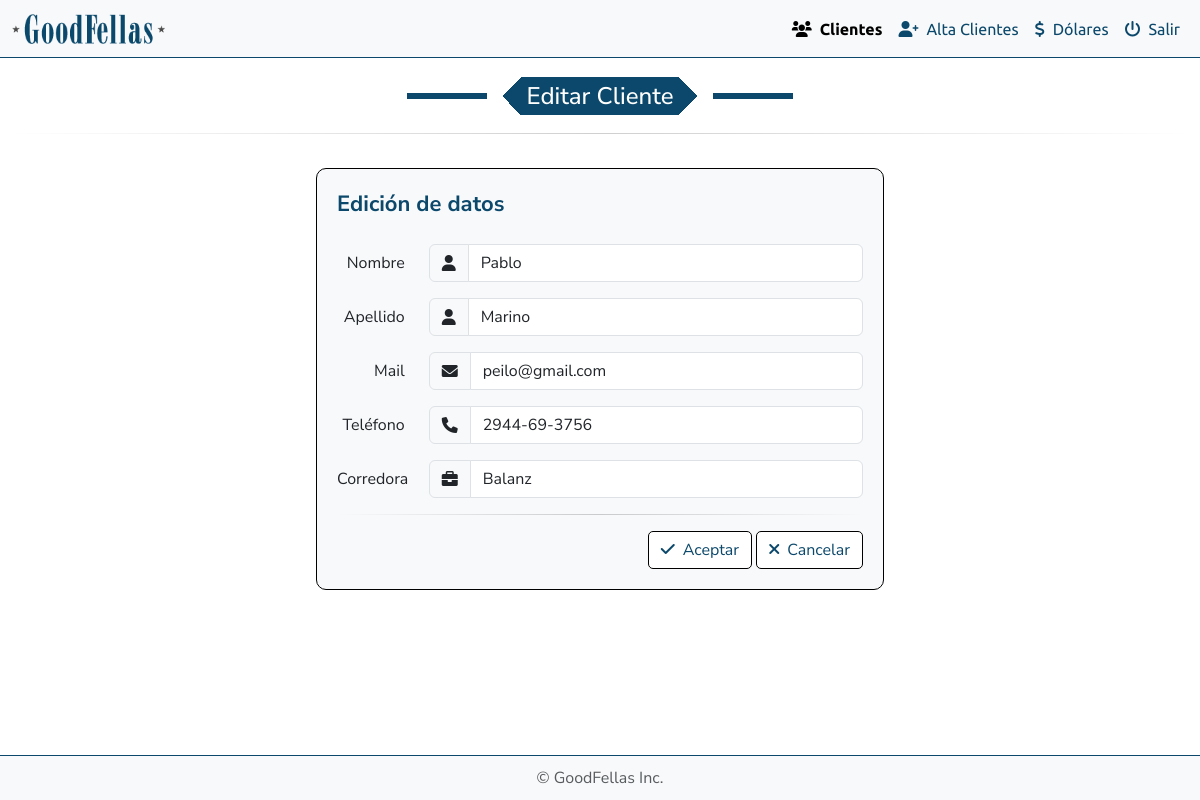
The app's page /funciones/editar_cliente.php with its own data.
### tables this page shows
CREATE TABLE `clientes` (
  `email` varchar(100) NOT NULL,
  `password` varchar(255) NOT NULL,
  `nombre` varchar(50) NOT NULL,
  `apellido` varchar(50) NOT NULL,
  `telefono` varchar(20) DEFAULT NULL,
  `corredora` varchar(100) DEFAULT NULL,
  `url` varchar(255) DEFAULT NULL,
  `cliente_id` int(11) NOT NULL
);

### public_html/funciones/editar_cliente.php (the view, shortened to what this page needs)
<?php
require_once '../../config/config.php';
$cliente_id = isset($_GET['cliente_id']) ? $_GET['cliente_id'] : 1;
if ($_SERVER["REQUEST_METHOD"] == "POST") {
    $nombre = $_POST['nombre'];
    $apellido = $_POST['apellido'];
    $email = $_POST['mail'];
    $telefono = $_POST['telefono'];
    $corredora = $_POST['corredora'];
    $sql = "UPDATE clientes SET nombre = ?, apellido = ?, email = ?, telefono = ?, corredora = ? WHERE cliente_id = ?";
    $stmt = $conn->prepare($sql);
    $stmt->bind_param("sssssi", $nombre, $apellido, $email, $telefono, $corredora, $cliente_id);
    if ($stmt->execute()) {
        header("Location: ../backend/lista_clientes.php");
        exit();
    } else {
        echo "Error al actualizar el registro: " . $conn->error;
    }
    $stmt->close();
} else {
    $sql = "SELECT nombre, apellido, email, telefono, corredora FROM clientes WHERE cliente_id = ?";
    $stmt = $conn->prepare($sql);
    $stmt->bind_param("i", $cliente_id);
    $stmt->execute();
    $stmt->bind_result($nombre, $apellido, $email, $telefono, $corredora);
}
?>
<!DOCTYPE html>
<html lang="es">
<head>
    <link rel="stylesheet" href="https://cdn.jsdelivr.net/npm/bootstrap@5.3.0-alpha3/dist/css/bootstrap.min.css">
    <link rel="stylesheet" href="https://cdnjs.cloudflare.com/ajax/libs/bootstrap-icons/1.10.3/font/bootstrap-icons.min.css">
    <link rel="stylesheet" href="https://cdnjs.cloudflare.com/ajax/libs/font-awesome/6.0.0-beta3/css/all.min.css">
    <link rel="stylesheet" href="../css/style.css">
</head>
<body>
    <nav class="navbar navbar-expand-lg navbar-light bg-light fixed-top">
        <div class="container-fluid">
            <a class="navbar-brand" href="#">
                <img src="../img/logo.png" alt="Logo" title="GoodFellas" />
            </a>
            <div class="collapse navbar-collapse" id="navbarNavDropdown">
                <ul class="navbar-nav ms-auto">
                    <li class="nav-item">
                        <a class="nav-link active" href="../backend/lista_clientes.php"><i class="fa-solid fa-users me-2"></i>Clientes
                        </a>
                    </li>
                    <li class="nav-item">
                        <a class="nav-link" href="../backend/alta_clientes.php"><i class="fa-solid fa-user-plus me-2"></i>Alta Clientes
                        </a>
                    </li>
                    <li class="nav-item">
                        <a class="nav-link" href="../backend/dolares.php"><i class="fa-solid fa-dollar-sign me-2"></i>Dólares</a>
                    </li>
                    <li class="nav-item">
                        <a class="nav-link" href="../logout.php"><i class="fa-solid fa-power-off me-2"></i>Salir
                        </a>
                    </li>
                </ul>
            </div>
        </div>
    </nav>
    <div class="row mx-2 mt-navbar">
        <div class="col-12 text-center">
            <h4 class="fancy">Editar Cliente</h4>
        </div>
        <hr class="mod">
        <div class="col-3"></div>
        <div class="col-6 text-center">
            <div class="container-fluid my-4 efectivo">
                <h5 class="me-2 cartera titulo-botones mb-4">Edición de datos</h5>
                <form method="POST">
                    <div class="row mb-3 align-items-center">
                        <label for="nombre" class="col-sm-2 col-form-label text-right">Nombre</label>
                        <div class="col-sm-10">
                            <div class="input-group">
                                <span class="input-group-text bg-light"><i class="fa-solid fa-user"></i></span>
                                <input type="text" class="form-control" id="nombre" name="nombre" value="<?php echo htmlspecialchars($nombre); ?>" required autofocus>
                            </div>
                        </div>
                    </div>
                    <div class="row mb-3 align-items-center">
                        <label for="apellido" class="col-sm-2 col-form-label text-right">Apellido</label>
                        <div class="col-sm-10">
                            <div class="input-group">
                                <span class="input-group-text bg-light"><i class="fa-solid fa-user"></i></span>
                                <input type="text" class="form-control" id="apellido" name="apellido" value="<?php echo htmlspecialchars($apellido); ?>" required>
                            </div>
                        </div>
                    </div>
                    <div class="row mb-3 align-items-center">
                        <label for="mail" class="col-sm-2 col-form-label text-right">Mail</label>
                        <div class="col-sm-10">
                            <div class="input-group">
                                <span class="input-group-text bg-light"><i class="fa-solid fa-envelope"></i></span>
                                <input type="email" class="form-control" id="mail" name="mail" value="<?php echo htmlspecialchars($email); ?>" required>
                            </div>
                        </div>
                    </div>
                    <div class="row mb-3 align-items-center">
                        <label for="telefono" class="col-sm-2 col-form-label text-right">Teléfono</label>
                        <div class="col-sm-10">
                            <div class="input-group">
                                <span class="input-group-text bg-light"><i class="fa-solid fa-phone"></i></span>
                                <input type="text" class="form-control" id="telefono" name="telefono" value="<?php echo htmlspecialchars($telefono); ?>" required>
                            </div>
                        </div>
                    </div>
                    <div class="row mb-3 align-items-center">
                        <label for="corredora" class="col-sm-2 col-form-label text-right">Corredora</label>
                        <div class="col-sm-10">
                            <div class="input-group">
                                <span class="input-group-text bg-light"><i class="fa-solid fa-briefcase"></i></span>
                                <input type="text" class="form-control" id="corredora" name="corredora" value="<?php echo htmlspecialchars($corredora); ?>" required>
                            </div>
                        </div>
                    </div>
                    <hr class="mod mb-3">
                    <div class="text-right">
                        <button type="submit" class="btn btn-custom ver"><i class="fa-solid fa-check me-2"></i>Aceptar</button>
                        <a href="../backend/lista_clientes.php" class="btn btn-custom eliminar"><i class="fa-solid fa-xmark me-2"></i>Cancelar</a>
                    </div>
                </form>
            </div>
        </div>
        <div class="col-3"></div>
    </div>
    <footer class="footer bg-light">
        <div class="container">
            <span class="text-muted">© GoodFellas Inc.</span>
        </div>
    </footer>
</body>
</html>

### public_html/css/style.css (style rules this page uses)
body { font-family: "Nunito Sans", serif; }
body { display: flex; flex-direction: column; min-height: 100vh; }
.footer { background-color: #f8f9fa; text-align: center; padding: 10px 0; border-top: 1px solid #0B486B; position: fixed; width: 100%; bottom: 0; }
.nav-link { color: #0B486B; font-family: "Ubuntu", serif; }
.nav-link.active { color: #0B486B; font-weight: bold; }
.fancy { --b: 6px; --w: 80px; --g: 15px; --c: #0B486B; width: fit-content; font-family: "Nunito Sans", serif; padding: 0 1em; line-height: 1.6em; color: #fff; background: conic-gradient(from 45deg at left ,var(--c) 25%,#0000 0) 0, conic-gradient(from -135deg at right,var(--c) 25%,#0000 0) 100%; background-size: 51% 100%; background-repeat: no-repeat; border-image: linear-gradient( #0000 calc(50% - var(--b)/2), var(--c) 0 calc(50% + var(--b)/2), #0000 0) 1/0 var(--w)/calc(var(--w) + var(--g)); margin-inline: auto; }
hr.mod { border: 0; height: 1px; background-image: linear-gradient(to right, rgba(0, 0, 0, 0), rgba(0, 0, 0, 0.75), rgba(0, 0, 0, 0)); margin: 10px 0px 10px 0px; }
h5 { font-weight: 300; font-size: 22px; line-height: 1.4em; color: #404040; font-family: "Nunito Sans", serif; }
.btn-custom { border: 1px solid #000000; background-color: #fff; color: #0B486B; border-radius: 5px; }
.efectivo { border: 1px solid black; border-radius: 10px; background-color: #f8f9fa; padding: 20px; align-items: center; justify-content: space-between; }
.titulo-botones { display: flex; flex-direction: column; align-items: flex-start; width: 100%; }
.cartera { color: #0B486B; font-weight: bold; }
.navbar { border-bottom: 1px solid #0B486B; }
.navbar-brand { left: 1rem; }
.navbar-brand img { height: 30px; }
.mt-navbar { margin-top: 77px; }
.text-right { text-align: right; }
form label { display: block; text-align: right; }
footer { z-index: 9998; }

### records on screen
clientes: nombre "Pablo", apellido "Marino", mail "peilo@gmail.com", telefono "2944-69-3756", corredora "Balanz"
